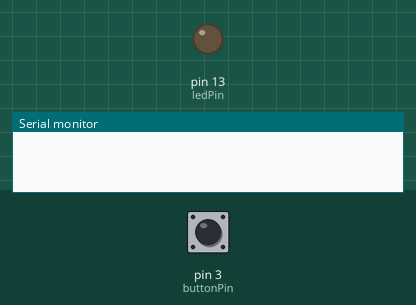
A sketch run on a simulated Arduino Uno, built with avr-gcc and run on an emulated ATmega328P. On the bench: output pins drawn as LEDs (lit = HIGH), the last lines printed to the serial monitor. The inputs (shaded band) are chosen by the test bench; at power-on: pin 3 (buttonPin) LOW.

Above: at 1.2 s.
1.3 s: pin 3 (buttonPin) pulled HIGH for 0.15 s
At 2.4 s:
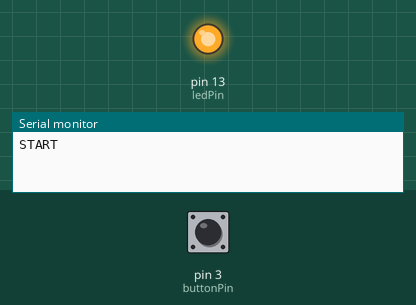
2.9 s: pin 3 (buttonPin) pulled HIGH for 1 s
At 3.6 s:
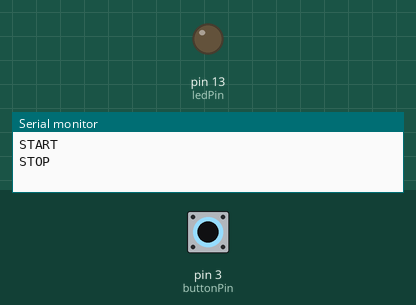
5.4 s: pin 3 (buttonPin) pulled HIGH for 3.2 s
At 6.7 s:
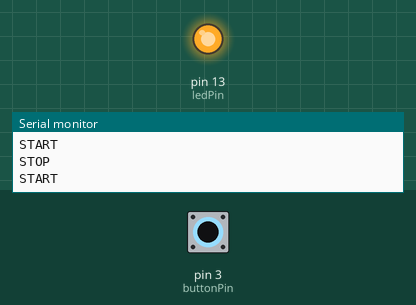
Timing chart, 0 to 8.4 s (numbered marks = the images above; inputs shaded):
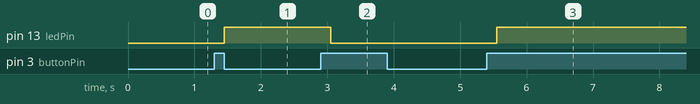

The sketch:

254finalarduino.ino
```cpp
const int buttonPin = 3;
const int ledPin = 13;


bool lastButtonState = LOW;
bool recording = false;


void setup() {
  pinMode(buttonPin, INPUT);
  pinMode(ledPin, OUTPUT);
  Serial.begin(9600);
}


void loop() {
  bool buttonState = digitalRead(buttonPin);


  if (buttonState == HIGH && lastButtonState == LOW) {
    delay(150); // debounce
    if (!recording) {
      recording = true;
      digitalWrite(ledPin, HIGH);
      Serial.println("START");
      Serial.flush();
    } else {
      recording = false;
      digitalWrite(ledPin, LOW);
      Serial.println("STOP");
      Serial.flush();
    }
  }


  lastButtonState = buttonState;
}
```

Measured:
- after the input at 1.3 s, pin 13 (ledPin): LOW → HIGH after 0.15 s
- after the input at 2.9 s, pin 13 (ledPin): HIGH → LOW after 0.15 s
- after the input at 5.4 s, pin 13 (ledPin): LOW → HIGH after 0.15 s
